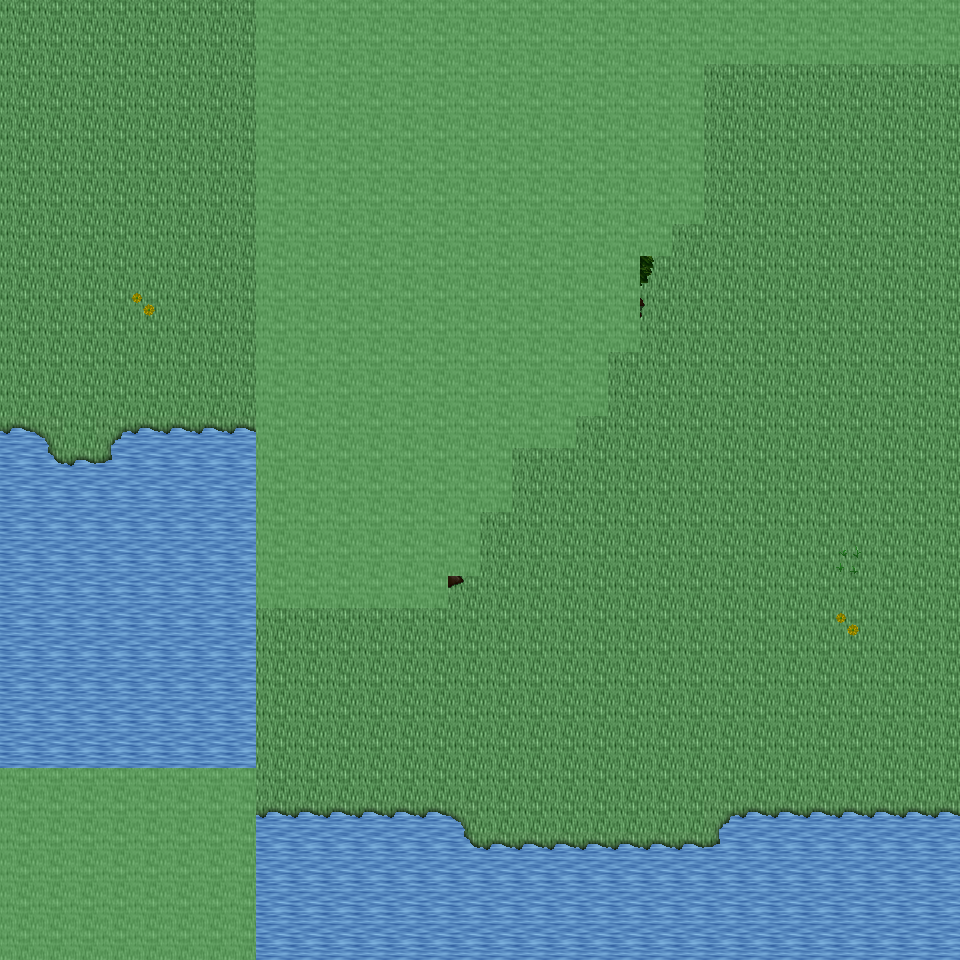

A 2D game scene composited from a Tiled map and its tileset images. What follows is a short description and the map's XML, with each tile layer's data collapsed to a summary:
An orthogonal 30x30 tile map with 32x32 px tiles, 6 tile layers (Ground, Object, Object2, Above, ...), 14 tilesets and 3 objects (3x mapExit).

<map version="1.0" orientation="orthogonal" renderorder="right-down" width="30" height="30" tilewidth="32" tileheight="32" nextobjectid="4">
  <tileset firstgid="1" name="tileset_ground_ground" tilewidth="32" tileheight="32" tilecount="33" columns="3">
    <image source="../drawable/tileset_ground_ground.png" width="96" height="352" />
  </tileset>
  <tileset firstgid="34" name="tileset_ground_water_pool" tilewidth="32" tileheight="32" tilecount="72" columns="3">
    <image source="../drawable/tileset_ground_water_pool.png" width="96" height="768" />
  </tileset>
  <tileset firstgid="106" name="tileset_plant_tree_tree_darkgreen" tilewidth="32" tileheight="32" tilecount="88" columns="8">
    <image source="../drawable/tileset_plant_tree_tree_darkgreen.png" width="256" height="352" />
  </tileset>
  <tileset firstgid="194" name="tileset_ground_grass_edges" tilewidth="32" tileheight="32" tilecount="36" columns="12">
    <image source="../drawable/tileset_ground_grass_edges.png" width="384" height="96" />
  </tileset>
  <tileset firstgid="230" name="tileset_ground_grass_corners" tilewidth="32" tileheight="32" tilecount="24" columns="6">
    <image source="../drawable/tileset_ground_grass_corners.png" width="192" height="128" />
  </tileset>
  <tileset firstgid="254" name="tileset_plant_grasses" tilewidth="32" tileheight="32" tilecount="6" columns="3">
    <image source="../drawable/tileset_plant_grasses.png" width="96" height="64" />
  </tileset>
  <tileset firstgid="260" name="tileset_plant_flower_daisy_yellow" tilewidth="32" tileheight="32" tilecount="8" columns="2">
    <image source="../drawable/tileset_plant_flower_daisy_yellow.png" width="64" height="128" />
  </tileset>
  <tileset firstgid="268" name="tileset_plant_flower_daisy_blue" tilewidth="32" tileheight="32" tilecount="8" columns="2">
    <image source="../drawable/tileset_plant_flower_daisy_blue.png" width="64" height="128" />
  </tileset>
  <tileset firstgid="276" name="tileset_logic_item_mushroom" tilewidth="32" tileheight="32" tilecount="6" columns="6">
    <image source="../drawable/tileset_logic_item_mushroom.png" width="192" height="32" />
  </tileset>
  <tileset firstgid="282" name="tileset_logic_item_resources" tilewidth="32" tileheight="32" tilecount="6" columns="6">
    <image source="../drawable/tileset_logic_item_resources.png" width="192" height="32" />
  </tileset>
  <tileset firstgid="288" name="tileset_logic_item_vegetable" tilewidth="32" tileheight="32" tilecount="16" columns="8">
    <image source="../drawable/tileset_logic_item_vegetable.png" width="256" height="64" />
  </tileset>
  <tileset firstgid="304" name="tileset_logic_creature_animal" tilewidth="32" tileheight="32" tilecount="32" columns="8">
    <image source="../drawable/tileset_logic_creature_animal.png" width="256" height="128" />
  </tileset>
  <tileset firstgid="336" name="tileset_logic_collision" tilewidth="32" tileheight="32" tilecount="1" columns="1">
    <image source="../drawable/tileset_logic_collision.png" width="32" height="32" />
  </tileset>
  <tileset firstgid="337" name="tileset_logic_item_herb" tilewidth="32" tileheight="32" tilecount="5" columns="5">
    <image source="../drawable/tileset_logic_item_herb.png" width="160" height="32" />
  </tileset>
  <layer name="Ground" width="30" height="30">
    <data>[900 cells, 900 non-empty, 3 distinct tile ids]</data>
  </layer>
  <layer name="Object" width="30" height="30">
    <data>[900 cells, 267 non-empty, 47 distinct tile ids]</data>
  </layer>
  <layer name="Object2" width="30" height="30">
    <data>[900 cells, 26 non-empty, 25 distinct tile ids]</data>
  </layer>
  <layer name="Above" width="30" height="30">
    <data>[900 cells, 56 non-empty, 20 distinct tile ids]</data>
  </layer>
  <layer name="Above2" width="30" height="30">
    <data>[900 cells, 0 non-empty, 0 distinct tile ids]</data>
  </layer>
  <layer name="Walkable" width="30" height="30">
    <data>[900 cells, 279 non-empty, 1 distinct tile ids]</data>
  </layer>
  <objectgroup name="MapEvents">
    <object id="1" name="north" type="mapExit" x="0" y="0" width="256" height="32">
      <properties>
        <property name="map" value="level_0_x174_y94" />
        <property name="x" value="0" />
        <property name="y" value="28" />
      </properties>
    </object>
    <object id="2" name="south" type="mapExit" x="256" y="928" width="704" height="32">
      <properties>
        <property name="map" value="level_0_x174_y96" />
        <property name="x" value="8" />
        <property name="y" value="1" />
      </properties>
    </object>
    <object id="3" name="west" type="mapExit" x="0" y="0" width="32" height="768">
      <properties>
        <property name="map" value="level_0_x173_y95" />
        <property name="x" value="28" />
        <property name="y" value="0" />
      </properties>
    </object>
  </objectgroup>
</map>
